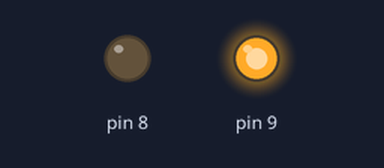
Recording of a sketch running on a simulated Arduino Uno, built with avr-gcc and run on an emulated ATmega328P. Shown: output pins drawn as LEDs (lit = HIGH).

Above: at 0.1 s.
Timing chart, 0 to 1.6 s (numbered marks = the images above):
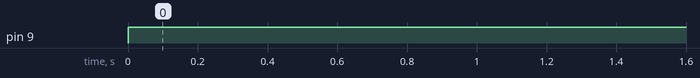

The sketch:

Ex3.ino
```cpp
void setup() {
  // put your setup code here, to run once:
Serial.begin(9600);
pinMode(8,OUTPUT);
pinMode(9,OUTPUT);

}

void loop() {
  // put your main code here, to run repeatedly:
if((digitalRead(8))==0)
  digitalWrite(9,HIGH);
else
  digitalWrite(9,LOW);
}
```

Measured:
- by itself, pin 9: LOW → HIGH at 0.00 s
